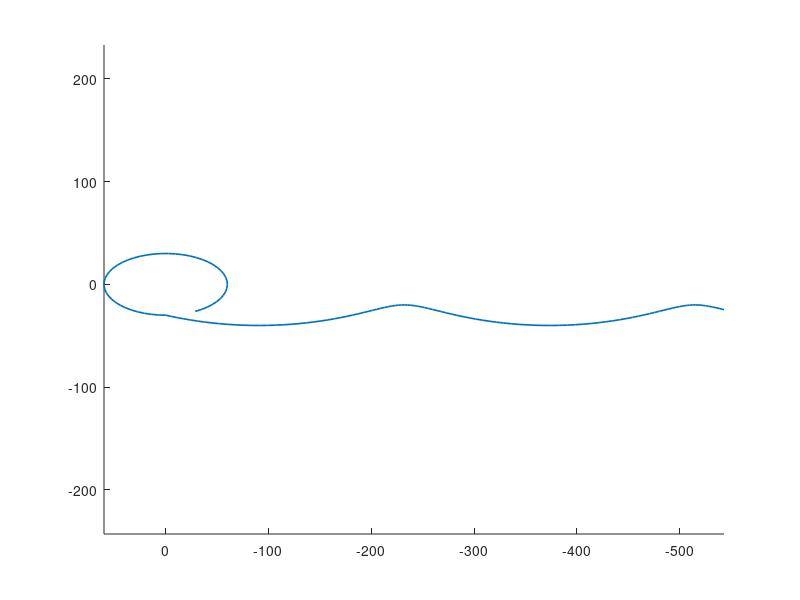

Write the MATLAB code that produced this figure. (Note: this script raises an error after producing the figure.)
%%
n  = sqrt(3.986*10^5/(6380+650)^3); 

D1_new = 0;
C2_new = -30;
C3_new = 0;
C4_new = -0;

x0_new = D1_new + C2_new;
y0_new = 2*C3_new+C4_new;
vx0_new = C3_new*n;
vy0_new = -3/2*n*D1_new-2*C2_new;


% (2) 시간 범위 설정 
t = linspace(0, 5400, 50);
x1 = D1_new + C2_new*cos(n*t) + C3_new*sin(n*t);
y1 = -3/2*n*D1_new.*t - 2*C2_new*sin(n*t) + 2*C3_new*cos(n*t) + C4_new;
Orbit = [t(:), x1(:), y1(:)];

%
x_max = -20;
x_min = -40;

D1_old = (x_max+x_min)/2;
C_norm = (x_max-x_min)/2;

x0_old = x0_new;
y0_old = y0_new;

C2_old = x0_old - D1_old;
C3_old = sqrt(C_norm^2-C2_old^2);
C4_old = y0_old - 2*C3_old;

t = linspace(-11200, 0, 100);
x1 = D1_old + C2_old*cos(n*t) + C3_old*sin(n*t);
y1 = -3/2*n*D1_old.*t - 2*C2_old*sin(n*t) + 2*C3_old*cos(n*t) + C4_old;
Orbit = [t(:), x1(:), y1(:);Orbit];

figure
hold on;
plot(Orbit(:,3), Orbit(:,2), 'LineWidth', 1.2);
set(gca,'XDir','reverse')

hold off;
axis equal;


%%
PP01 = generateRandomPointsOnHexagonPrism(30000)+randn(30000,3)*0.04;
PP02 = generateRandomPointsOnCube(1000)+randn(1000,3)*0.0005;
PP03 = generateRandomPointsOnCylinder(7000)+randn(7000,3)*0.0005;
PP04 = generateRandomPointsOnCube(200);

PPm_body = PP01 ;
PPm_body(:,1) = PPm_body(:,1) * 0.576;
PPm_body(:,2) = PPm_body(:,2) * 0.576;
PPm_body(:,3) = PPm_body(:,3) * 1.165;

order = 6;
n = [0 sin(35/57.92) cos(35/57.92)];
w = 0.006;
t = linspace(-11200, 0, 100).';
quater0= [cos(w*t), sin(w*t)*n(1), sin(w*t)*n(2), sin(w*t)*n(3)];

t = linspace(0, 5400, 50).';
quater0= [quater0 ;cos(w*t), sin(w*t)*n(1), sin(w*t)*n(2), sin(w*t)*n(3)];

%scatter3(quater0(:,2),quater0(:,3),quater0(:,4))


%%


Array_Disp=[];
Array_QB=[];
Array_BetaB=[];
for i= 1:150
    
    rotm= quat2rotm(quater0(i,:));
    PPmR_body = PPm_body * rotm.';
    PP_use = PPmR_body - [Orbit(i,2), Orbit(i,3),0];
    
    [DispB,QB,BetaB] = PoliNavigationSolver(0,PP_use,6);
    Array_Disp=[Array_Disp ; Orbit(i,1), DispB];
    Array_QB=[Array_QB ;  Orbit(i,1), QB.'];
    Array_BetaB=[ Array_BetaB;  Orbit(i,1), BetaB];
    
end

%%
%save('ResultNavigation2.mat',"Array_BetaB","Array_Disp","Array_QB"); 
Array_BetaB(:,1)=Orbit(:,1);
Array_QB(:,1)=Orbit(:,1);
Array_Disp(:,1)=Orbit(:,1);

figure 
plot(Array_Disp(1:5:end,1),Array_Disp(1:5:end,3),'ro','Markersize',3)
hold on 
plot(Orbit(:,1),-Orbit(:,3),'black','LineWidth',1)
hold off
xlabel('Time','FontSize',16); ylabel('Y (m)','FontSize',16);
legend('Estimation','Ground Truth');
saveas(gcf,'image_ksas\Simulation_y.svg')
savefig(gcf,'image_ksas\Simulation_y.fig')
figure 
plot(Array_Disp(1:3:end,1),Array_Disp(1:3:end,2),'ro','Markersize',3)
hold on 
plot(Orbit(:,1),-Orbit(:,2),'black','LineWidth',1)
hold off
xlabel('Time','FontSize',16); ylabel('X (m)','FontSize',16);
legend('Estimation','Ground Truth');
saveas(gcf,'image_ksas\Simulation_x.svg')
savefig(gcf,'image_ksas\Simulation_x.fig')
figure 
plot(Array_Disp(1:3:end,2),Array_Disp(1:3:end,3),'ro','Markersize',3)
hold on 
plot(-Orbit(:,2),-Orbit(:,3),'black','LineWidth',1)
hold off
xlabel('X (m)','FontSize',16); ylabel('Y (m)','FontSize',16);
axis equal
legend('Estimation','Ground Truth');
saveas(gcf,'image_ksas\Simulation_xy.svg')
savefig(gcf,'image_ksas\Simulation_xy.fig')

figure
scatter3(Array_QB(:,3),Array_QB(:,4),Array_QB(:,5),3,'ro','filled');
hold on
scatter3(quater0(:,2),quater0(:,3),quater0(:,4),3,'k','filled');
hold off
xlabel('q1','FontSize',16); ylabel('q2','FontSize',16);zlabel('q3','FontSize',16);
axis equal
legend('Ground Truth','Estimation');

qTemp = zeros(150,4);
for i= 1:150
    qTemp(i,:) = quatmultiply(quatconj(Array_QB(i,2:5)),quater0(i,:));
end
scatter3(qTemp(:,2),qTemp(:,3),qTemp(:,4),4,qTemp(:,1),'filled')
axis equal
xlabel('q1','FontSize',16); ylabel('q2','FontSize',16);zlabel('q3','FontSize',16);
%%
TermsB = homogeneTerm(order);
%fA = BetaA *  TermsB(:);
fB = BetaB *  TermsB(:);
%fA_shift =  subs(fA, [x, y, z], [x - DispA(1), y - DispA(2), z - DispA(3)])-1;
fB_shift =  subs(fB, [x, y, z], [x - DispB(1), y - DispB(2), z - DispB(3)])-1;

%{
figure(4)
scatter3(PP_use(:,1),PP_use(:,2),PP_use(:,3),1,PP_use(:,3),'filled');
hold on
fimplicit3(fB_shift,[-100 100 -1000 100 -100 100],'FaceColor', [0.95, 0.82, 0.5]);
hold off
colormap(jet);
xlabel ('X (m)')
ylabel ('Y (m)')
zlabel ('Z (m)')
view([1, 1, 1]);
axis equal
grid on
%}
%%
syms q0 q1 q2 q3 real

Rq = [ q0^2+q1^2-q2^2-q3^2, 2*(q1*q2 - q0*q3),     2*(q1*q3 + q0*q2);
       2*(q2*q1 + q0*q3),   q0^2 - q1^2 + q2^2 - q3^2, 2*(q2*q3 - q0*q1);
       2*(q3*q1 - q0*q2),   2*(q3*q2 + q0*q1),     q0^2 - q1^2 - q2^2 + q3^2 ];

xr = Rq(1,1)*x + Rq(1,2)*y + Rq(1,3)*z;
yr = Rq(2,1)*x + Rq(2,2)*y + Rq(2,3)*z;
zr = Rq(3,1)*x + Rq(3,2)*y + Rq(3,3)*z;

fA_rot = subs(fA, [x,y,z], [xr,yr,zr]);
fA_rot = subs(fA_rot, [q0,q1,q2,q3], QA.');
fB_rot = subs(fB, [x,y,z], [xr,yr,zr]);
fB_rot = subs(fB_rot, [q0,q1,q2,q3], QB.');

RqA = double(subs(Rq,[q0,q1,q2,q3],[QA(1),-QA(2),-QA(3),-QA(4)]));
PPmR_shiftA = PPmR_body - DispA;
PPmR_rotA = (RqA * PPmR_shiftA.').';

RqB = double(subs(Rq,[q0,q1,q2,q3],[QB(1),-QB(2),-QB(3),-QB(4)]));
PPmR_shiftB = PPmR_body - DispB;
PPmR_rotB = (RqB * PPmR_shiftB.').';

figure(1)
scatter3(PPmR_rotA(:,1),PPmR_rotA(:,2),PPmR_rotA(:,3),1,PPmR_rotA(:,3),'filled');
hold on
fimplicit3(fA_rot-1,[-100 100 -100 100 -100 100],'FaceColor', [0.95, 0.82, 0.5]);
hold off
colormap(jet);
xlabel ('X (m)')
ylabel ('Y (m)')
zlabel ('Z (m)')
view([1, 1, 1]);
axis equal
axis([-1.5 1.5 -1.5 1.5 -1.5 1.5])
grid on


figure(2)
scatter3(PPmR_rotB(:,1),PPmR_rotB(:,2),PPmR_rotB(:,3),1,PPmR_rotB(:,3),'filled');
hold on
fimplicit3(fB_rot-1,[-100 100 -100 100 -100 100],'FaceColor', [0.95, 0.82, 0.5]);
hold off
colormap(jet);
xlabel ('X (m)')
ylabel ('Y (m)')
zlabel ('Z (m)')
view([1, 1, 1]);
axis equal
axis([-1.5 1.5 -1.5 1.5 -1.5 1.5])
grid on
